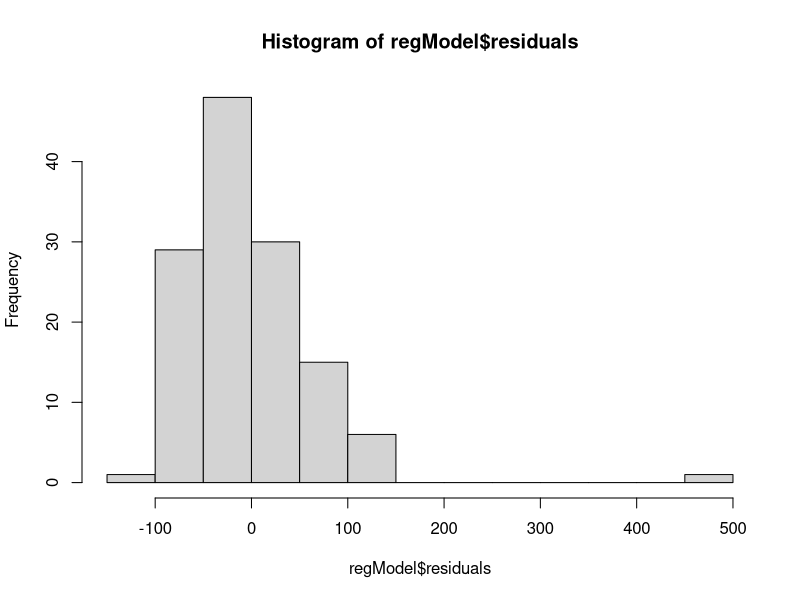
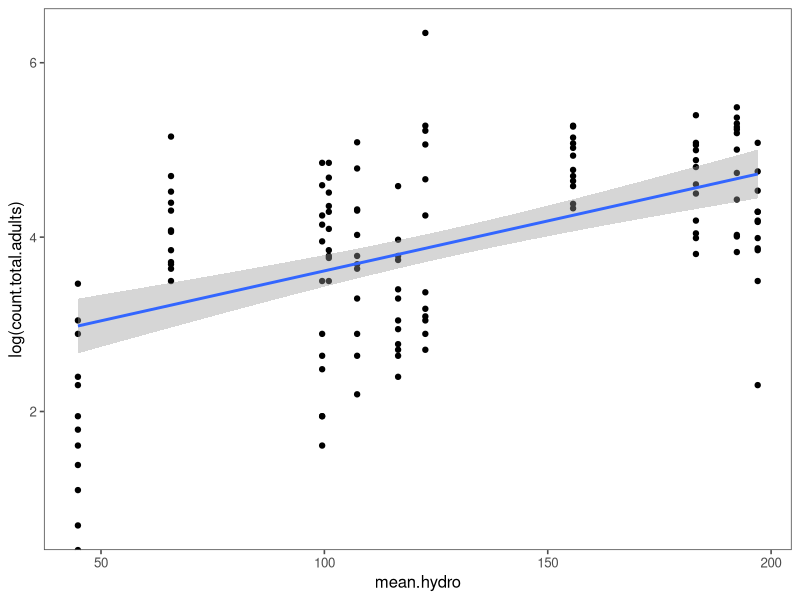
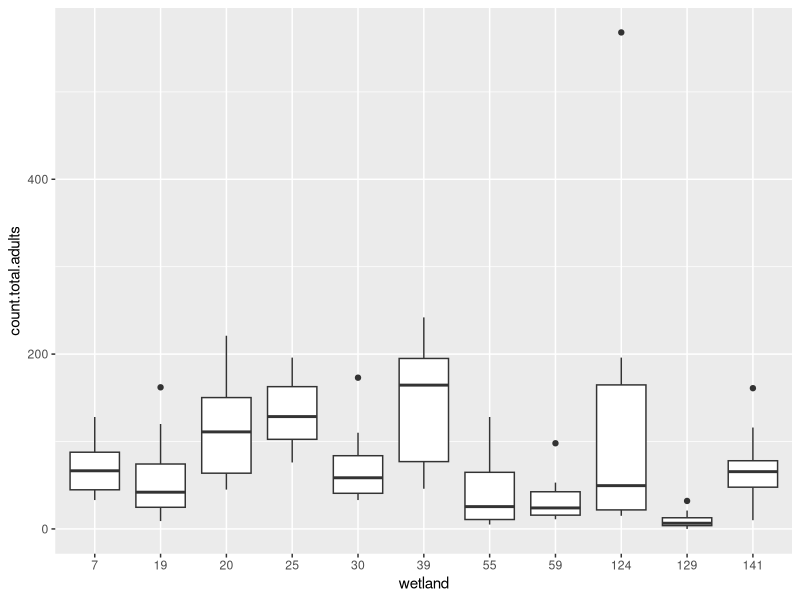
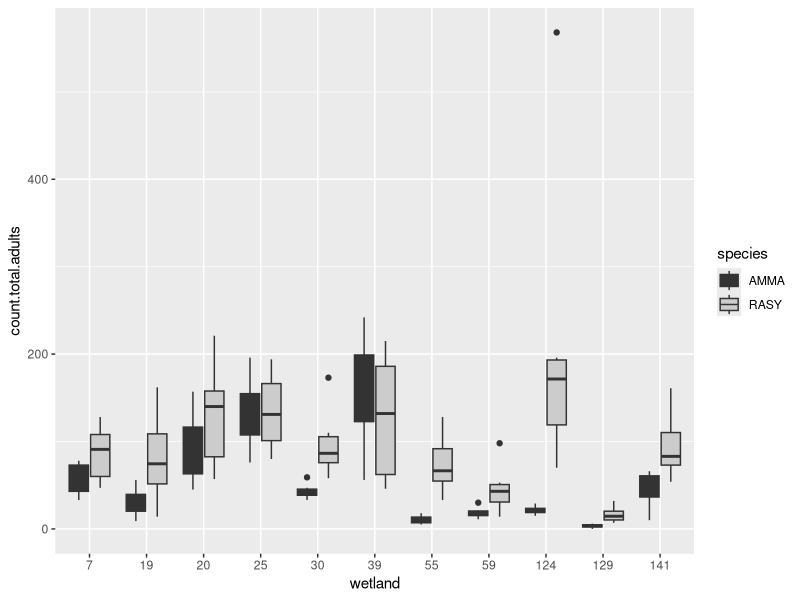
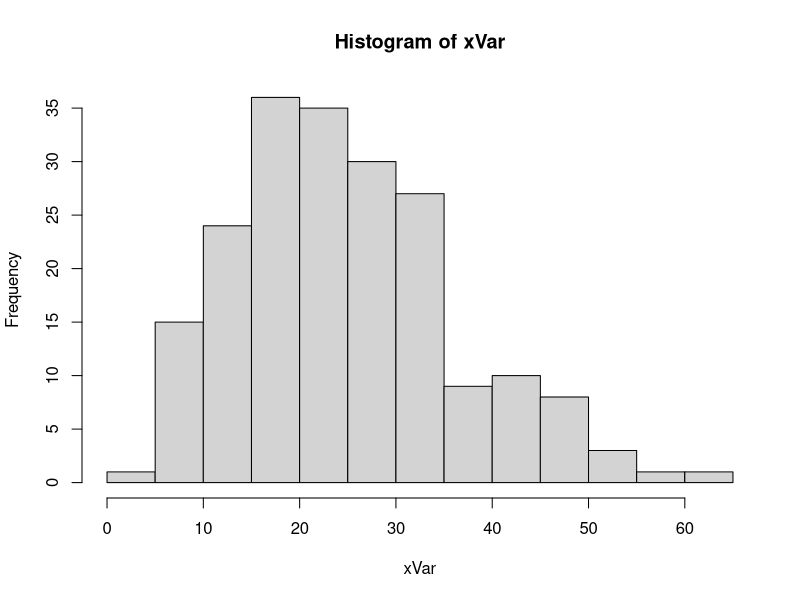
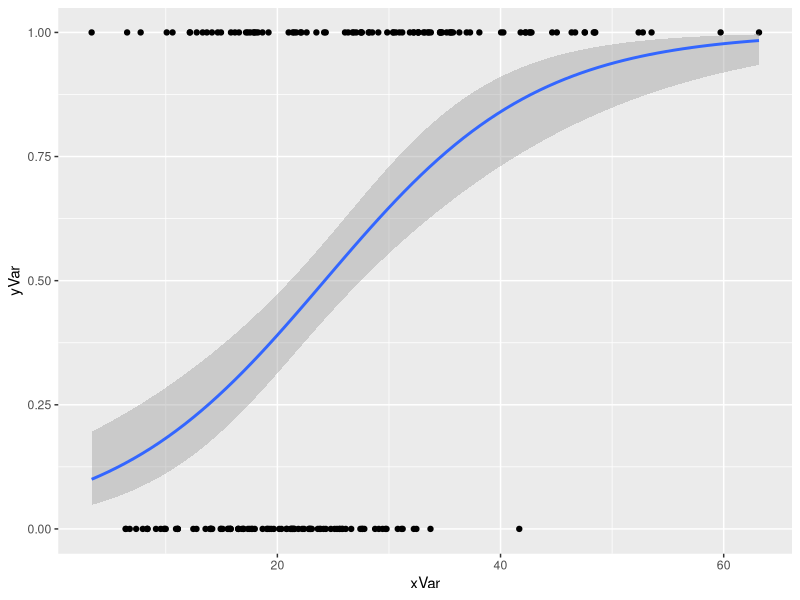
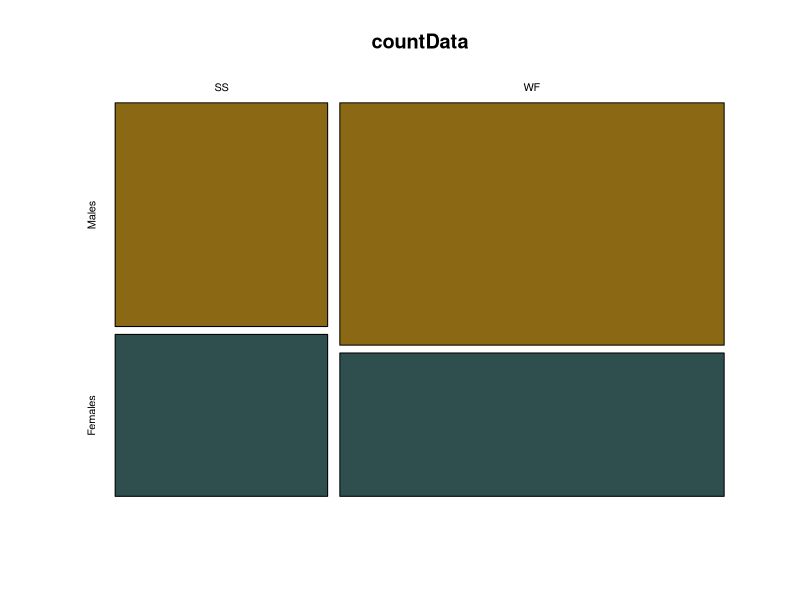
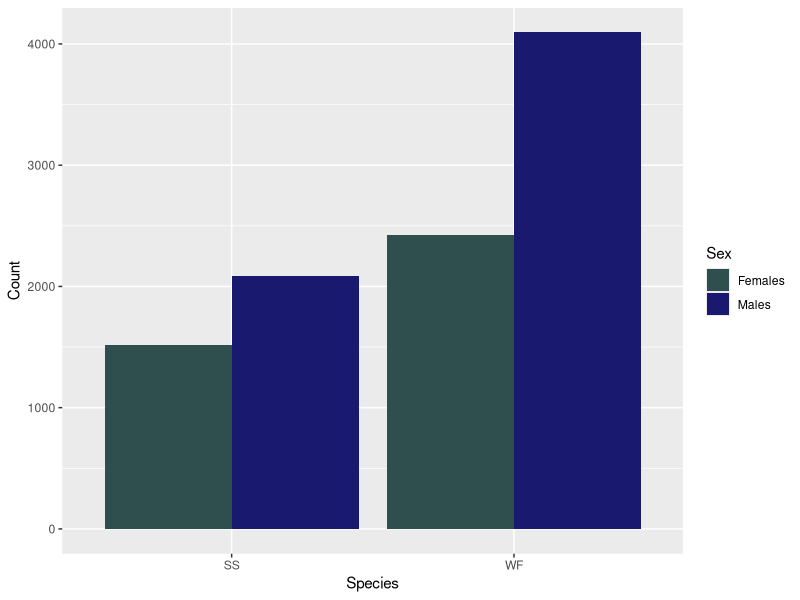

The R source for these figures, in order:
## ---- chunk 1
####### Simple Data Analysis and More Complex Control Structures
###### 30 January 2023
##### LVH


dryadData <- read.table(file="Amphibian-Data/veysey powell and babbitt_data_buffers and amphibians2.csv", header=T, sep=",")

## set up libraries
library(tidyverse)
library(ggthemes)


### Analyses
### Experimental designs
### independent/explanatory (x-axis) vs dependent/response variable (y-axis)
### continuous (range of numbers: height, weight, temperature) vs discrete/categorical (categories: species, treatments, site)

#                          y-axis response
#   x axis explanatory           cont                  cat
#                       cont  regression (linear)       logistic regression
#                             scatterplot


#                       cat     t-test                chi-squared (count)
#                               ANOVA                 table
#                               Boxplot               mosaic plot
#                               Bar


### Basic linear regression analysis (2 continuous variables)
### Is there a relationship between the mean pool hydroperiod and the number of breeding frogs caught?

glimpse(dryadData)

## y ~ x
regModel <- lm(count.total.adults ~ mean.hydro, data=dryadData)
summary(regModel)
hist(regModel$residuals)
summary(regModel)$"r.squared"
summary(regModel)[["r.squared"]]

#View(summary(regModel))

regPlot <- ggplot(data= dryadData, aes(x=mean.hydro, y=log(count.total.adults)))+
  geom_point()+
  stat_smooth(method=lm, se = 0.99)
regPlot + theme_few()


### Basic ANOVA
### Was there a statistically significant difference in the number of adults among wetlands?
#y~x


ANOmodel <- aov(count.total.adults ~ factor(wetland), data=dryadData) # factor() makes vectors categorical not numerical
summary(ANOmodel)

dryadData %>%
  group_by(factor(wetland)) %>% # factor is not necessary here, j changes the table aesthetics
  summarize(avgHydro =  mean(count.total.adults, na.rm=T), N=n())

### Boxplot
dryadData$wetland <- factor(dryadData$wetland)

ANOplot <- ggplot(data=dryadData, mapping=aes(x=wetland, y=count.total.adults))+
  geom_boxplot()
ANOplot

ANOplot2 <- ggplot(data=dryadData, mapping=aes(x=wetland, y=count.total.adults, fill=species))+
  geom_boxplot()+ # fill breaks up data by another variable, mapping is the aes argument (not always included)
  scale_fill_grey()
ANOplot2
ggsave(file="SpeciesBoxPlots.pdf", plot=ANOplot2, device="pdf")


### Logistic regression
## Data Frame
# gamma probabilities - best for continuous variable that are always positive and have a skewed distribution
xVar <- sort(rgamma(n=200, shape = 5, scale=5))
hist(xVar)
yVar <- sample(rep(c(1,0), each=100), prob = seq_len(200))

logRegData <- data.frame(xVar, yVar)

### Logistic regression Analysis
logRegModel <- glm(yVar ~ xVar, 
                   data=logRegData,
                   family=binomial(link=logit)) # glm = useful regression tool: family is where the type of regression is specified. Link=logit means logical regression
summary(logRegModel)

logRegPlot <- ggplot( data= logRegData,
                      aes(x=xVar, y=yVar))+
  geom_point()+
  stat_smooth(method = "glm", method.args=list(family=binomial))
logRegPlot


#### Contingency Table (chi-squared) Analysis

### Are there differences in counts of males and females between species?

countData <- dryadData %>%
  group_by(species) %>%
  summarize(Males = sum(No.males, na.rm=T), Females = sum(No.females, na.rm=T))%>%
  select(-species)%>%
  as.matrix()
countData

row.names(countData) = c("SS", "WF")
countData

## chi-squared
chisq.test(countData)

#get residuals
chisq.test(countData)$residuals
chisq.test(countData)$expected

###### mosaic plot (base R)
mosaicplot(x=countData,
           col=c("goldenrod4", "darkslategrey"), shade = FALSE)

### bar plot

countDataLong <- countData %>%
  as_tibble() %>%
  mutate(Species = c(rownames(countData))) %>%
  pivot_longer(cols = Males:Females,
               names_to = "Sex",
               values_to = "Count")

### plot bar graph
ggplot(data= countDataLong,
       aes(x=Species, y=Count, fill=Sex))+
  geom_bar(stat="identity", position="dodge")+
  scale_fill_manual(values=c("darkslategrey", "midnightblue"))



################################
#### Control Structures
# if and ifelse statements
######## if statement
#### if (condition) {expresion 1}

##### if (condition) {expression1} else {expression 2}


#### if (condition1) {expression1} else 
#### if (condition2) {expression2} else {expression 3}
### if any final unspecified else captures the rest of (unspecified) conditions
# else must appear on the same line as the expression

# use it for single values
z <- signif(runif(1), digits=2)
z > 0.5

### use {} or not
if (z>0.8) {cat(z, "is a large number", "\n")} else 
  if (z<0.2) {cat(z, "is a small number", "\n")} else
  {cat(z, "is a number of typical size", "\n") 
    cat("z^2 = ", z^2, "\n")
    y <- TRUE}
y

# cat is print but you can use it in these functions

###### ifelse to fill vectors
### ifelse(condition, yes, no)

#### insect population where females lay 10.2 eggs on average, follows Poisson distribution(discrete probability distribution showing the likely number of times an event will occur). 35% parasitism where no eggs are laid. Let's make a distribution for 1000 individuals
tester <- runif(1000)
eggs <- ifelse(tester > 0.35, rpois(n=1000, lambda=10.2), 0)
hist(eggs)

#### vector of p-values from a simulation and we want to create a vector to highlight the significant ones for plotting
pVals <- runif(1000)
z <- ifelse(pVals <= 0.025, "lowerTail", "nonSig")
z
z[pVals >=0.975] <- 'upperTail'
table(z)

###### for loops
#### workhorse function for doing repetitive tasks
### universal in all computer languages
### Controversial in R 
##- because often unnecessary (vectorization in R)
## - very slow with certain operation
## family of apply functions

#### Anatomy of for loop
### for(variable in sequence){ # starts loop
#body of the for loop
#}
#var is a counter variable that holds the current value of the loop (i, j, k)
# sequence is a an integer vector that defines start/end of loop

for(i in 1:5) {
  cat("stuck in a loop", i, "\n")
  cat(3+2, "\n")
  cat(3+i, "\n")
}
print(i)

### use a counter variable that maps to the position of each element
my_dogs <- c("chow", "akita", "malamute", "husky", "samoyed")
for(i in 1:length(my_dogs)){
  cat("i=", i, "my_dogs[i]=", my_dogs[i], "\n")
}

#### use double for loops
m <- matrix(round(runif(20), digits=2), nrow=5)

for (i in 1:nrow(m)){
  m[i,] <-m[i,]+i
}
m

## loop over columns
m <- matrix(round(runif(20), digits=2), nrow=5)
for (j in 1:ncol(m)){
  m[,j] <-m[,j]+j
}
m

#### loop over rows and columns
m <- matrix(round(runif(20), digits=2), nrow=5)

for (i in 1:nrow(m)){
  for (j in 1:ncol(m)){
    m[i,j] <-m[i,j]+i +j
  }
}
m

